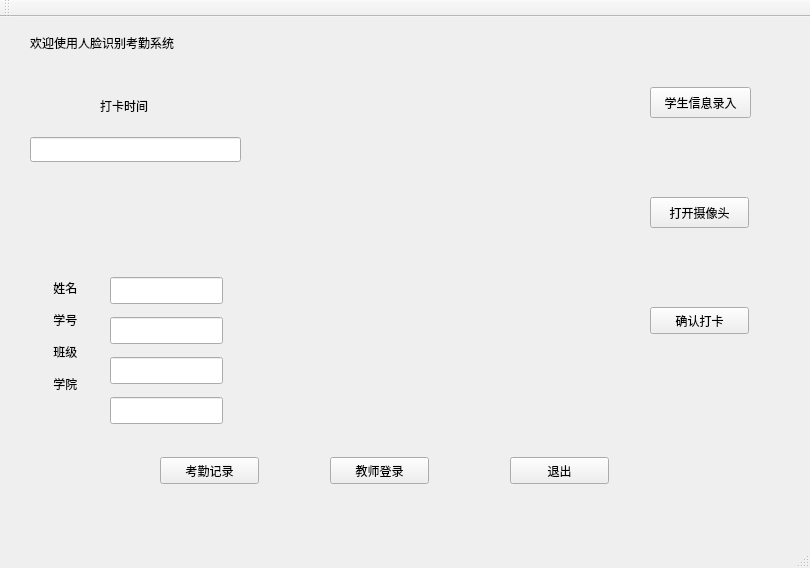
<?xml version="1.0" encoding="UTF-8"?>
<ui version="4.0">
 <class>MainWindow</class>
 <widget class="QMainWindow" name="MainWindow">
  <property name="geometry">
   <rect>
    <x>0</x>
    <y>0</y>
    <width>810</width>
    <height>568</height>
   </rect>
  </property>
  <property name="windowTitle">
   <string>人脸识别考勤系统</string>
  </property>
  <property name="styleSheet">
   <string notr="true">#MainWindow{border-image: url(:/4.jpg);}
</string>
  </property>
  <widget class="QWidget" name="centralWidget">
   <widget class="QLabel" name="label">
    <property name="geometry">
     <rect>
      <x>50</x>
      <y>110</y>
      <width>171</width>
      <height>291</height>
     </rect>
    </property>
    <property name="text">
     <string>








 姓名

 学号

 班级

 学院</string>
    </property>
   </widget>
   <widget class="QPushButton" name="kaoqin">
    <property name="geometry">
     <rect>
      <x>160</x>
      <y>440</y>
      <width>99</width>
      <height>27</height>
     </rect>
    </property>
    <property name="text">
     <string>考勤记录</string>
    </property>
   </widget>
   <widget class="QPushButton" name="teacher">
    <property name="geometry">
     <rect>
      <x>330</x>
      <y>440</y>
      <width>99</width>
      <height>27</height>
     </rect>
    </property>
    <property name="text">
     <string>教师登录</string>
    </property>
   </widget>
   <widget class="QPushButton" name="quit">
    <property name="geometry">
     <rect>
      <x>510</x>
      <y>440</y>
      <width>99</width>
      <height>27</height>
     </rect>
    </property>
    <property name="text">
     <string>退出</string>
    </property>
   </widget>
   <widget class="QPushButton" name="open">
    <property name="geometry">
     <rect>
      <x>650</x>
      <y>180</y>
      <width>99</width>
      <height>31</height>
     </rect>
    </property>
    <property name="text">
     <string>打开摄像头</string>
    </property>
   </widget>
   <widget class="QPushButton" name="sure">
    <property name="geometry">
     <rect>
      <x>650</x>
      <y>290</y>
      <width>99</width>
      <height>27</height>
     </rect>
    </property>
    <property name="text">
     <string>确认打卡</string>
    </property>
   </widget>
   <widget class="QWidget" name="verticalLayoutWidget">
    <property name="geometry">
     <rect>
      <x>260</x>
      <y>50</y>
      <width>361</width>
      <height>251</height>
     </rect>
    </property>
    <layout class="QVBoxLayout" name="tupian"/>
   </widget>
   <widget class="QLineEdit" name="name">
    <property name="geometry">
     <rect>
      <x>110</x>
      <y>260</y>
      <width>113</width>
      <height>27</height>
     </rect>
    </property>
   </widget>
   <widget class="QLineEdit" name="number">
    <property name="geometry">
     <rect>
      <x>110</x>
      <y>300</y>
      <width>113</width>
      <height>27</height>
     </rect>
    </property>
   </widget>
   <widget class="QLineEdit" name="class_2">
    <property name="geometry">
     <rect>
      <x>110</x>
      <y>340</y>
      <width>113</width>
      <height>27</height>
     </rect>
    </property>
   </widget>
   <widget class="QLineEdit" name="school">
    <property name="geometry">
     <rect>
      <x>110</x>
      <y>380</y>
      <width>113</width>
      <height>27</height>
     </rect>
    </property>
   </widget>
   <widget class="QLabel" name="datalable">
    <property name="geometry">
     <rect>
      <x>576</x>
      <y>20</y>
      <width>201</width>
      <height>20</height>
     </rect>
    </property>
    <property name="text">
     <string/>
    </property>
   </widget>
   <widget class="QPushButton" name="pushButton">
    <property name="geometry">
     <rect>
      <x>650</x>
      <y>70</y>
      <width>101</width>
      <height>31</height>
     </rect>
    </property>
    <property name="text">
     <string>学生信息录入</string>
    </property>
   </widget>
   <widget class="QLabel" name="label_2">
    <property name="geometry">
     <rect>
      <x>30</x>
      <y>10</y>
      <width>341</width>
      <height>31</height>
     </rect>
    </property>
    <property name="text">
     <string>欢迎使用人脸识别考勤系统</string>
    </property>
   </widget>
   <widget class="QLineEdit" name="time">
    <property name="geometry">
     <rect>
      <x>30</x>
      <y>120</y>
      <width>211</width>
      <height>25</height>
     </rect>
    </property>
   </widget>
   <widget class="QLabel" name="label_3">
    <property name="geometry">
     <rect>
      <x>100</x>
      <y>80</y>
      <width>67</width>
      <height>17</height>
     </rect>
    </property>
    <property name="text">
     <string>打卡时间</string>
    </property>
   </widget>
  </widget>
  <widget class="QToolBar" name="mainToolBar">
   <property name="windowTitle">
    <string/>
   </property>
   <attribute name="toolBarArea">
    <enum>TopToolBarArea</enum>
   </attribute>
   <attribute name="toolBarBreak">
    <bool>false</bool>
   </attribute>
  </widget>
  <widget class="QStatusBar" name="statusBar"/>
 </widget>
 <layoutdefault spacing="6" margin="11"/>
 <resources/>
 <connections/>
</ui>
